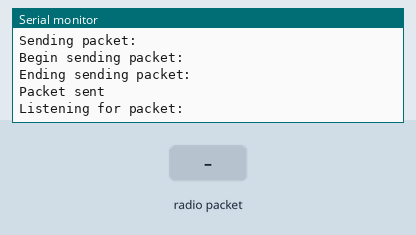
Bench run of a sketch on a simulated Arduino Uno, built with avr-gcc and run on an emulated ATmega328P. Parts: the last lines printed to the serial monitor. Inputs (shaded band) come from the test bench. No radio packets arrive unless stated.

Above: at 1.2 s.
1.3 s: radio packet "1" arrives
At 2.1 s:
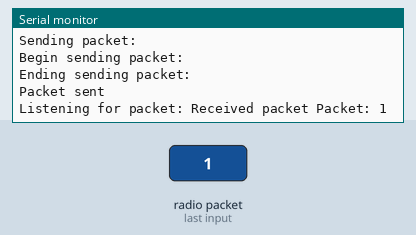
2.8 s: radio packet "0" arrives
At 4.3 s:
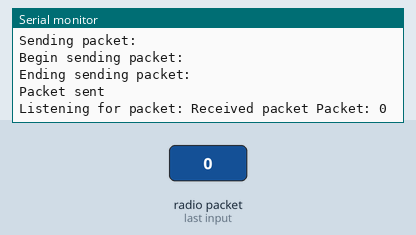
4.8 s: radio packet "2" arrives
At 5.9 s:
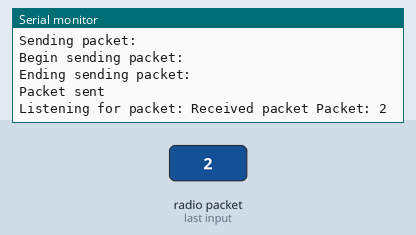

Measured:
- after the input at 1.3 s, the serial monitor: prints a new line at once (image 1)
- after the input at 2.8 s, the serial monitor: prints a new line after 0.58 s (image 2)
- after the input at 4.8 s, the serial monitor: prints a new line after 0.65 s (image 3)

The sketch:

pingpong.ino
```cpp
#include <LoRa.h>

#define SCK     15
#define MISO    14
#define MOSI    16
#define SS      8
#define RST     4
#define DI0     7
#define BAND    868E6 //915E6
#define PABOOST true

int counter = 0;
String inputPacket = "Ping";
bool starter = true;
void setup() {
  Serial.begin(9600);
  while(!Serial);
  Serial.println("LoRa Sender");
  LoRa.setPins(SS,RST,DI0);
  if (!LoRa.begin(BAND, PABOOST))
  {
    Serial.println("Starting LoRa failed!");
    while(1);
  }
}

void loop() {
  if (starter)
  {
    send(inputPacket);
    starter = false;
  }
  inputPacket = receive();
  delay(2000);
  send(inputPacket);

}

void send(String packet) {
  Serial.println("Sending packet: ");
  LoRa.beginPacket();
  Serial.println("Begin sending packet: ");
  LoRa.print("Message: ");
  LoRa.print("Ping");
  Serial.println("Ending sending packet: ");
  LoRa.endPacket();
  Serial.println("Packet sent");
}

String receive()
{
  Serial.print("Listening for packet: ");
    // Try to parse packet
  int packetSize = LoRa.parsePacket();
  while (packetSize == 0)
  {
    packetSize = LoRa.parsePacket();
  }
  // Received a packet
  Serial.print("Received packet ");

  //Read packet
  String input = "";
  while(LoRa.available())
  {
    input += (char)LoRa.read();
  }
  Serial.print("Packet: ");
  Serial.println(input);
  return input;
}
```
